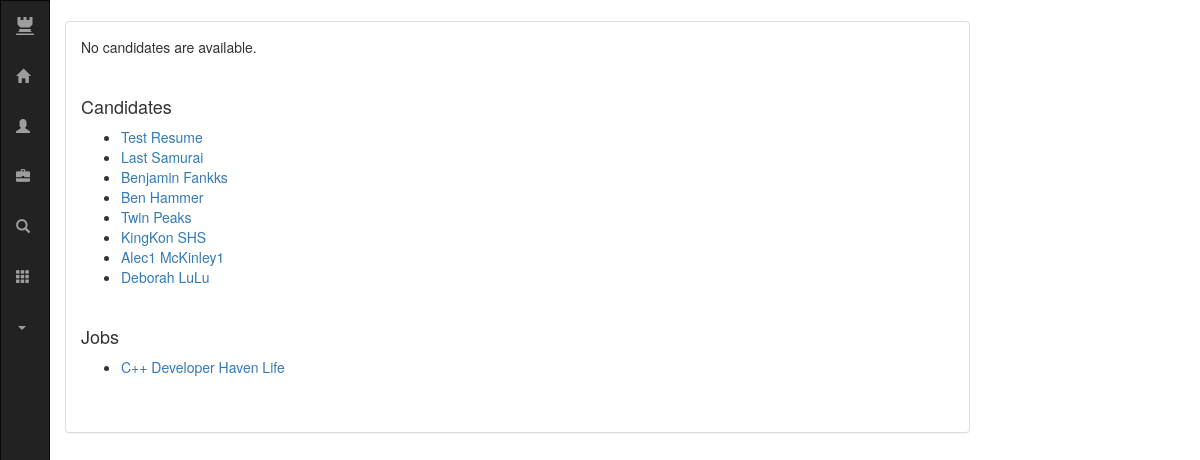
Screenshot of / (signed in) with the database file from the repository.
### ats/models.py (models this page shows, shortened)
class Candidate(models.Model):
	I9_CHOICES 			= ( ('UNK', 'Unknown'), ('USC', 'US Citizen/Greencard'), ('H1B', 'H1B'), ('OPT', 'OPT') )
	SOURCE_CHOICES 		= ( ('LIM', 'Linkedin Message'), ('REF', 'Referral'), ('NET', 'Networking Event'), ('LIP', 'Linkedin Posting'), ('CJP','Community Job Posting'))
	first_name 			= models.CharField('first name', max_length=20, default=None, null=False)
	last_name 			= models.CharField('last name', max_length=20, default=None, null=False)
	phone 				= models.CharField('phone', max_length=15, default=None, null=False)
	email_address 		= models.EmailField('email', max_length=40, default=None, null=False)
	tags 				= models.ManyToManyField(Tag, default=None)
	zip_code 			= models.CharField('zip code', max_length=6, default=None, null=False)
	source 				= models.CharField('source', max_length=20, choices=SOURCE_CHOICES, default=None, null=False)
	linkedin 			= models.URLField('linkedin', default=None, null=True, blank=True)
	resume 				= models.FileField('resume', upload_to='resumes/', default=None, null=True, blank=True)
	writeup 			= models.TextField('writeup', max_length=4000, default=None, null=True, blank=True)
	salary_base 		= models.IntegerField('base', default=100, null=True, blank=True)
	salary_bonus 		= models.IntegerField('bonus', default=20, null=True, blank=True)
	i9_status 			= models.CharField('i9 status', max_length=3,choices=I9_CHOICES, default='UNK', null=True)
	pub_date 			= models.DateTimeField('date published')
	jobs 				= models.ManyToManyField(Job, blank=True)
	recruiter			= models.ForeignKey(Recruiter, on_delete=models.CASCADE, default=None, null=True, blank=True)
	base_url 			= '/candidate/'
	change_log			= models.CharField(null=True, blank=True, max_length=4000)

class Job(models.Model):
	title 				= models.CharField(max_length=100)
	description			= models.TextField(max_length=10000)
	currently_open		= models.BooleanField(default=False)
	company 			= models.CharField(max_length=100) #should this be another obj?
	pub_date 			= models.DateTimeField('date published')
	tags 				= models.ManyToManyField(Tag)
	base_url 			= '/job/'

### ats/views.py (the view)
# urls.py: url(r'^$', views.index, name='index'),
@login_required
def index(request):
	context = {
		'latest_candidate_list': Candidate.objects.order_by('-pub_date')[:10],
		'latest_job_list' : Job.objects.order_by('-pub_date')[:5],
		'unscheduled_list' : Interview.objects.filter(date_time=None)
	}
	return render(request, 'ats/index.html', context)

### ats/templates/ats/index.html (shortened to what this page needs)
{% extends "ats/__base.html" %}
{% block content %}
	{% if unscheduled_list %}
		<h4>Unscheduled Interviews</h4>
		<ul>
		{% for interview in unscheduled_list %}
			<li><a href="{{interview.candidate.base_url}}{{ interview.candidate.id }}/">
				{{ interview.candidate.first_name }} {{ interview.candidate.last_name }} </a>: {{interview.get_interview_type_display}}</li>
		{% endfor %}
		</ul>
	{% else %}
		<p>No candidates are available.</p>
	{% endif %}
	<br>
	{% if latest_candidate_list %}
		<h4>Candidates</h4>
		<ul>
		{% for candidate in latest_candidate_list %}
			<li><a href="{{candidate.base_url}}{{ candidate.id }}">{{ candidate.first_name }} {{ candidate.last_name }} </a></li>
		{% endfor %}
		</ul>
	{% else %}
		<p>No candidates are available.</p>
	{% endif %}
	<br>
	{% if latest_job_list %}
		<h4>Jobs</h4>
		<ul>
		{% for job in latest_job_list %}
			<li><a href="{{job.base_url}}{{ job.id }}/">{{ job.title }} {{ job.company }} </a></li>
		{% endfor %}
		</ul>
	{% else %}
		<p>No jobs are available.</p>
	{% endif %}
{% endblock %}

### rows the page displays
Candidate: first_name "Test", last_name "Resume"
Candidate: first_name "Last", last_name "Samurai"
Candidate: first_name "Benjamin", last_name "Fankks"
Candidate: first_name "Ben", last_name "Hammer"
Candidate: first_name "Twin", last_name "Peaks"
Candidate: first_name "KingKon", last_name "SHS"
Candidate: first_name "Alec1", last_name "McKinley1"
Candidate: first_name "Deborah", last_name "LuLu"
Job: title "C++ Developer", company "Haven Life"
